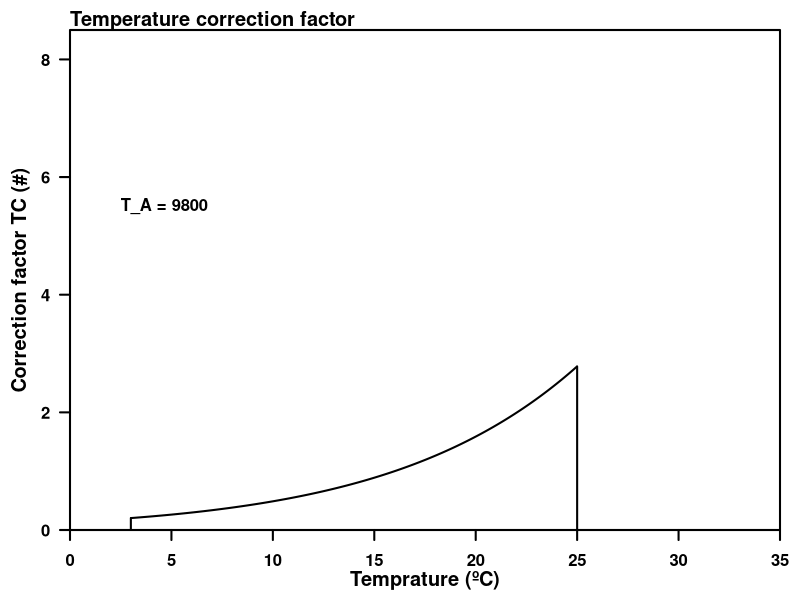

Write R code to recreate this figure.
#=============================================================================#
# Temperature correction factor for E. ringens to be used in Ichthyop-DEB
# from tempcorr.m from DEBTool
#
# Comparison with temperature function of Xu et al. 2013. was not possible
# as we did not find the equation
# it must be in Fish Bioenergetics 4.0. 
# https://www.tandfonline.com/doi/pdf/10.1080/03632415.2017.1377558
# http://fishbioenergetics.org/
  # but not easy to find
#
# 21/12/2021 Jorge Flores ; Laure Pecquerie
#=============================================================================#

T_K    <- 273.15;     # Kelvin
T_ref  <- 16 + T_K;   # Kelvin
T_hot  <- 25 # Tempertura letal
T_cold <- 3 # Temepratura letal
# Temperature range
Temp   <- seq(from = 0, to = 35, by = 0.01) + T_K; # Kelvin

# Parameters
T_L  <- 6 + T_K     # K Lower temp boundary
T_H  <- 22 + T_K    # K Upper temp boundary
T_A  <- 9800        # K Arrhenius temperature
T_AL <- 20000       # K Arrh. temp for lower boundary
T_AH <- 190000/4    # K Arrh. temp for upper boundary

s_A = exp(T_A/T_ref - T_A/Temp)  # Arrhenius factor

# 1-parameter correction factor
TC_1 = s_A

# para agregar temperaturas letales
TC_1[Temp <= T_cold + T_K] <- NA
TC_1[Temp >= T_hot + T_K] <- NA

cold_ind <- which(Temp == T_cold + T_K)
hot_ind  <- which(Temp == T_hot + T_K)

# 5-parameter correction factor
if(T_L > T_ref || T_H < T_ref){
  warning('Warning : invalid parameter combination, T_L > T_ref and/or T_H < T_ref\n')
}

s_L_ratio <- (1 + exp(T_AL/T_ref - T_AL/T_L)) / (1 + exp(T_AL/Temp - T_AL/T_L))
s_H_ratio <- (1 + exp(T_AH/T_H - T_AH/T_ref)) / (1 + exp(T_AH/T_H - T_AH/Temp))
TC_5      <- s_A * ((Temp <= T_ref) * s_L_ratio + (Temp > T_ref) * s_H_ratio)

# Parameter names for the plot
par1 <- paste0('T_L = ', (T_L - T_K))
par2 <- paste0('T_H = ', (T_H - T_K))
par3 <- paste0('T_A = ', T_A)
par4 <- paste0('T_A_L = ', round(T_AL))
par5 <- paste0('T_A_H = ', round(T_AH))

# figures
png(filename = 'C:/Users/jflores/Documents/JORGE/TESIS/TESIS_PHD/DEB/TCorr/cfg.png', width = 850, height = 850, res = 120)
par(mar = c(3.5,3.5,1.5,1))
plot(Temp - T_K, TC_1, type = 'n', axes = F, xlab = '', ylab = '', xaxs = 'i', yaxs = 'i', xlim = c(0,35), ylim = c(0,8.5))
axis(1, font = 2, lwd.ticks = 2)
axis(2, font = 2, lwd.ticks = 2, las = 2)
box(lwd = 2)

lines(Temp - T_K, TC_1, lwd = 2)
# lines(Temp - T_K, TC_5, lwd = 2, col = 'red')

segments(x0 = Temp[cold_ind]-T_K, y0 = 0, x1 = Temp[cold_ind]-T_K, y1 = TC_1[cold_ind+1], lwd = 2)
segments(x0 = Temp[hot_ind]-T_K,  y0 = 0, x1 = Temp[hot_ind]-T_K,  y1 = TC_1[hot_ind-1],  lwd = 2)

mtext(side = 3, line = 0, font = 2, cex = 1.2, text = 'Temperature correction factor', adj = 0)
mtext(side = 1, line = 2, font = 2, cex = 1.2, text = 'Temprature (ºC)')
mtext(side = 2, line = 2, font = 2, cex = 1.2, text = 'Correction factor TC (#)')

# hot_temp <- TC_1[which(Temp == T_hot + T_K)]
# segments(x0 = T_hot, y0 = 0, x1 = T_hot, y1 = hot_temp, col = 'red', lty = 1, lwd = 2)

# cold_temp <- TC_1[which(Temp == T_cold + T_K)]
# segments(x0 = T_cold, y0 = 0, x1 = T_cold, y1 = cold_temp, col = 'red', lty = 1, lwd = 2)

# text(2.5, 7.5, par1, adj = 0, font = 2)
# text(2.5, 6.5, par2, adj = 0, font = 2)
text(2.5, 5.5, par3, adj = 0, font = 2)
# text(2.5, 4.5, par4, adj = 0, font = 2)
# text(2.5, 3.5, par5, adj = 0, font = 2)

dev.off()
